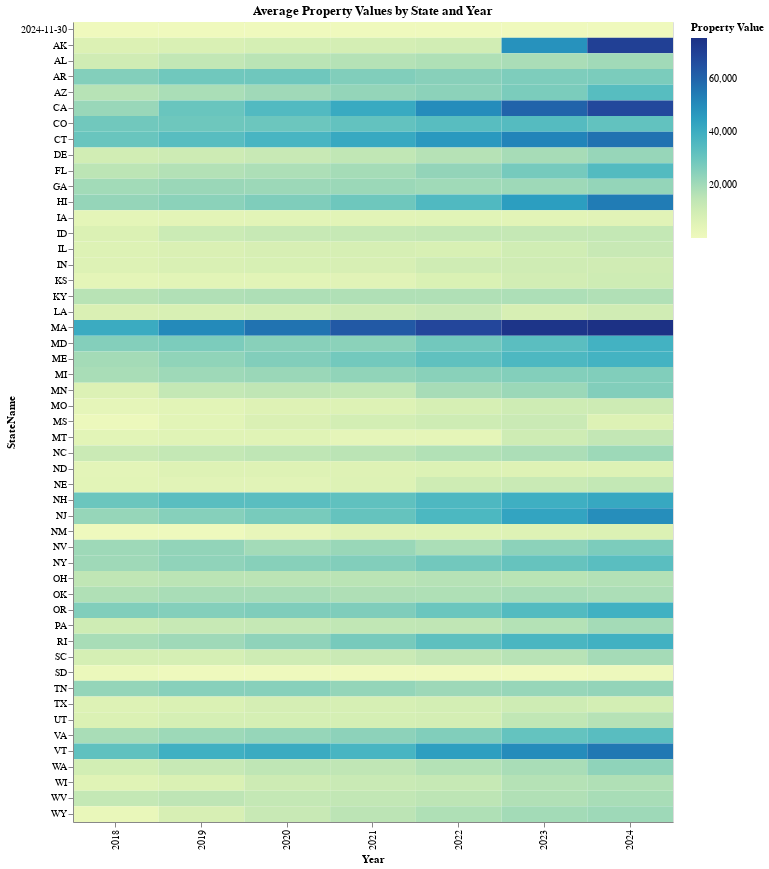

This figure's notebook cell:
### Code cell
# Heatmap of Average Property Values by State and Year
time_series_melted['Year'] = time_series_melted['Date'].dt.year
heatmap_data = time_series_melted.groupby(['StateName', 'Year'])['Property Value'].mean().reset_index()
heatmap = alt.Chart(heatmap_data).mark_rect().encode(
    x='Year:O',
    y='StateName:N',
    color='Property Value:Q',
    tooltip=['StateName', 'Year', 'Property Value']
).properties(
    title='Average Property Values by State and Year',
    width=600,
    height=800
)
heatmap.save('State_Year_Heatmap.html')
heatmap.display()

### Figure 1 — Vega-Lite specification as saved in the notebook (floating-point values rounded to 4 significant figures; data arrays with more than 128 entries replaced by an {"elided": "..."} marker saying what was removed)
{"config": {"view": {"continuousWidth": 300, "continuousHeight": 300}}, "data": {"name": "data-0251440386ce437345c6329f39980f7b"}, "mark": {"type": "rect"}, "encoding": {"color": {"field": "Property Value", "type": "quantitative"}, "tooltip": [{"field": "StateName", "type": "nominal"}, {"field": "Year", "type": "quantitative"}, {"field": "Property Value", "type": "quantitative"}], "x": {"field": "Year", "type": "ordinal"}, "y": {"field": "StateName", "type": "nominal"}}, "height": 800, "title": "Average Property Values by State and Year", "width": 600, "$schema": "https://vega.github.io/schema/vega-lite/v5.8.0.json", "datasets": {"data-0251440386ce437345c6329f39980f7b": {"elided": "357 records"}}}
